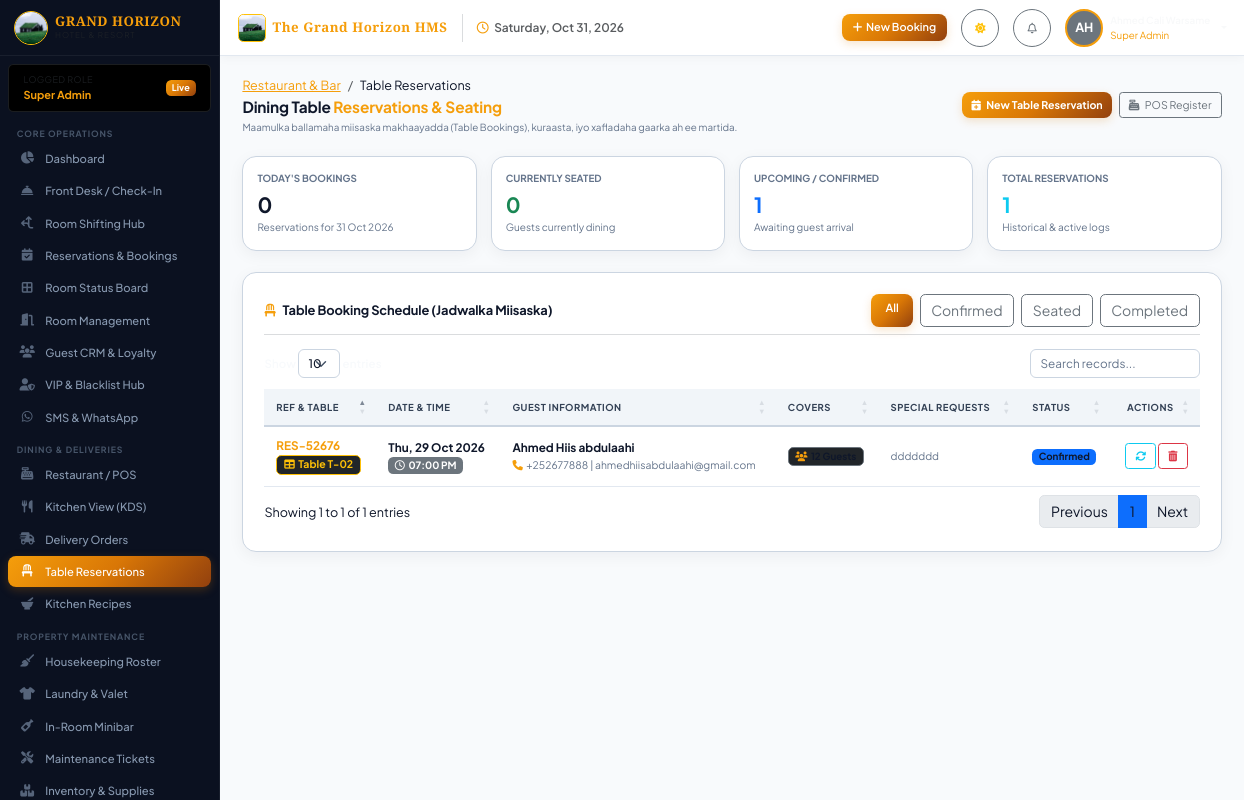
Before: /restaurant/reservations (signed in) with the older database file.
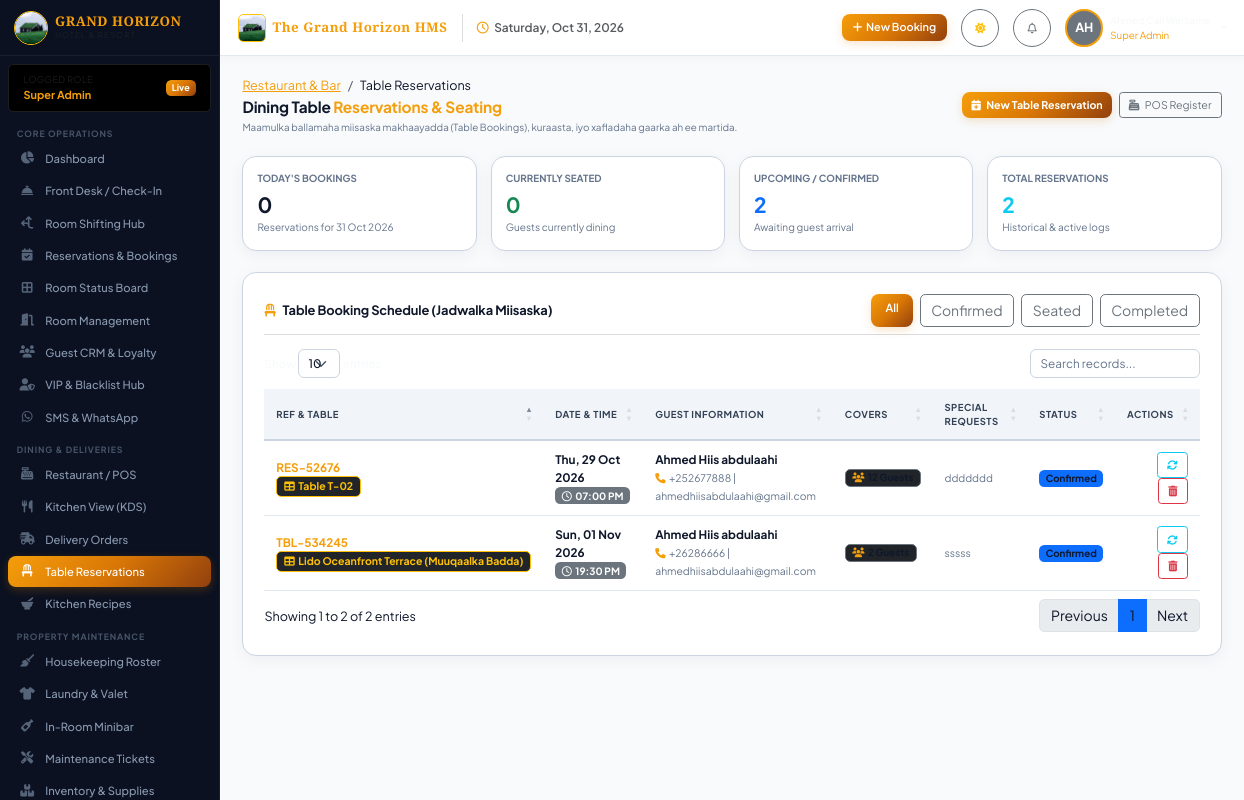
After: the same page with the newer database file.
### app/models/restaurant.py (models this page shows, shortened)
class TableReservation(db.Model):
    __tablename__ = 'table_reservations'
    id = db.Column(db.Integer, primary_key=True)
    reservation_code = db.Column(db.String(30), unique=True, nullable=False)
    guest_name = db.Column(db.String(100), nullable=False)
    guest_phone = db.Column(db.String(50), nullable=False)
    guest_email = db.Column(db.String(120), nullable=True)
    table_number = db.Column(db.String(30), nullable=False) # e.g. T-01, Lido Ocean 1, VIP Booth A
    reservation_date = db.Column(db.Date, nullable=False)
    reservation_time = db.Column(db.String(20), nullable=False) # e.g. 19:30
    guests_count = db.Column(db.Integer, default=2)
    special_requests = db.Column(db.Text, nullable=True)
    status = db.Column(db.String(30), default='Confirmed') # Confirmed, Seated, Completed, Cancelled
    created_by = db.Column(db.Integer, db.ForeignKey('users.id', ondelete='SET NULL'), nullable=True)
    created_at = db.Column(db.DateTime, default=datetime.utcnow)
    creator = db.relationship('User', foreign_keys=[created_by])
    @property
    def status_badge(self):
        badges = {
            'Confirmed': 'badge bg-primary text-white',
            'Seated': 'badge bg-success text-white',
            'Completed': 'badge bg-info text-white',
            'Cancelled': 'badge bg-danger text-white'
        }
        return badges.get(self.status, 'badge bg-secondary')

### app/routes/restaurant.py (the view)
@restaurant_bp.route('/reservations')
@login_required
@role_required('Super Admin', 'Manager', 'Restaurant/POS Staff', 'Receptionist')
def table_reservations():
    filter_date = request.args.get('date')
    status = request.args.get('status')
    query = TableReservation.query
    if filter_date:
        try:
            d = datetime.strptime(filter_date, '%Y-%m-%d').date()
            query = query.filter(TableReservation.reservation_date == d)
        except ValueError:
            pass
    if status:
        query = query.filter(TableReservation.status == status)
    reservations = query.order_by(TableReservation.reservation_date.desc(), TableReservation.reservation_time.asc()).all()
    today = date.today()
    today_count = TableReservation.query.filter(TableReservation.reservation_date == today).count()
    seated_count = TableReservation.query.filter(TableReservation.status == 'Seated').count()
    confirmed_count = TableReservation.query.filter(TableReservation.status == 'Confirmed').count()
    return render_template(
        'restaurant/reservations.html',
        reservations=reservations,
        today=today,
        today_count=today_count,
        seated_count=seated_count,
        confirmed_count=confirmed_count,
        selected_status=status,
        selected_date=filter_date
    )

### app/models/misc.py (called while the page is built)
    @classmethod
    def get_value(cls, key, default=None):
        setting = cls.query.filter_by(setting_key=key).first()
        return setting.setting_value if setting else default

### app/models/user.py (called while the page is built)
@login_manager.user_loader
def load_user(user_id):
    return User.query.get(int(user_id))

    def has_role(self, *role_names):
        if not self.role:
            return False
        return self.role.name in role_names or self.role.name == 'Super Admin'

### app/templates/restaurant/reservations.html (shortened to what the changed rows need)
{% extends "base.html" %}
{% block content %}
<div class="d-flex justify-content-between align-items-center mb-4">
    <div>
        <h2 class="h3 fw-bold mb-1">Dining Table <span class="text-gold">Reservations &amp; Seating</span></h2>
    </div>
</div>
<div class="row g-3 mb-4">
    <div class="col-xl-3 col-sm-6">
        <div class="card-luxury p-3 border-start border-4 border-primary">
            <div class="text-muted small text-uppercase fw-bold">Upcoming / Confirmed</div>
            <div class="fs-4 fw-bold text-primary mt-1">{{ confirmed_count }}</div>
            <div class="text-muted small" style="font-size: 0.72rem;">Awaiting guest arrival</div>
        </div>
    </div>
    <div class="col-xl-3 col-sm-6">
        <div class="card-luxury p-3 border-start border-4 border-info">
            <div class="text-muted small text-uppercase fw-bold">Total Reservations</div>
            <div class="fs-4 fw-bold text-info mt-1">{{ reservations|length }}</div>
            <div class="text-muted small" style="font-size: 0.72rem;">Historical &amp; active logs</div>
        </div>
    </div>
</div>
<div class="card-luxury p-4">
    <div class="d-flex justify-content-between align-items-center mb-3 border-bottom border-secondary border-opacity-25 pb-2">
        <h5 class="fw-bold mb-0 text-white">
        </h5>
        <div class="d-flex gap-2">
        </div>
    </div>
    <div class="table-responsive">
        <table class="table-luxury datatable">
            <thead>
                <tr>
                    <th>Ref &amp; Table</th>
                    <th>Date &amp; Time</th>
                    <th>Guest Information</th>
                    <th>Covers</th>
                    <th>Special Requests</th>
                    <th>Status</th>
                    <th class="text-end">Actions</th>
                </tr>
            </thead>
            <tbody>
                {% for r in reservations %}
                <tr>
                    <td>
                        <strong class="text-gold d-block">{{ r.reservation_code }}</strong>
                        <span class="badge bg-dark border border-warning text-warning fw-bold px-2 py-1" style="font-size: 0.75rem;">
                            <i class="fa-solid fa-table me-1"></i>{{ r.table_number }}
                        </span>
                    </td>
                    <td>
                        <div class="fw-bold text-light">{{ r.reservation_date.strftime('%a, %d %b %Y') }}</div>
                        <span class="badge bg-secondary" style="font-size: 0.72rem;">
                            <i class="fa-regular fa-clock me-1"></i>{{ r.reservation_time }}
                        </span>
                    </td>
                    <td>
                        <strong class="text-light d-block">{{ r.guest_name }}</strong>
                        <span class="text-muted small" style="font-size: 0.74rem;">
                            <i class="fa-solid fa-phone me-1 text-gold"></i>{{ r.guest_phone }}
                            {% if r.guest_email %}| {{ r.guest_email }}{% endif %}
                        </span>
                    </td>
                    <td>
                        <span class="badge bg-dark border border-secondary text-light px-2.5 py-1.5 fw-bold">
                            <i class="fa-solid fa-users me-1 text-gold"></i>{{ r.guests_count }} Guests
                        </span>
                    </td>
                    <td>
                        <span class="text-muted small" style="font-size: 0.74rem;">
                            {{ r.special_requests or 'No special requests' }}
                        </span>
                    </td>
                    <td>
                        <span class="{{ r.status_badge }}">{{ r.status }}</span>
                    </td>
                    <td class="text-end">
                        <button class="btn btn-sm btn-outline-info" data-bs-toggle="modal" data-bs-target="#statusModal{{ r.id }}" title="Bedel Xaaladda">
                            <i class="fa-solid fa-arrows-rotate"></i>
                        </button>
                        <button class="btn btn-sm btn-outline-danger" data-bs-toggle="modal" data-bs-target="#deleteResModal{{ r.id }}" title="Tirtir">
                            <i class="fa-solid fa-trash-can"></i>
                        </button>
                    </td>
                </tr>
                {% endfor %}
            </tbody>
        </table>
    </div>
</div>
{% endblock %}

Changed rows visible on the page:
added TableReservation: reservation_code "TBL-534245", table_number "Lido Oceanfront Terrace (Muuqaalka Badda)", reservation_date "Sun, 01 Nov 2026", reservation_time "19:30 PM", guest_name "Ahmed Hiis abdulaahi", guest_phone "+26286666", guest_email "ahmedhiisabdulaahi@gmail.com", special_requests "sssss", status "Confirmed"
Other visible differences:
{{ confirmed_count }}: "1" → "2"
{{ reservations|length }}: "1" → "2"
text written by a page script: "Showing 1 to 1 of 1 entries Previous 1 Next" → "Showing 1 to 2 of 2 entries Previous 1 Next"
